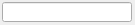
   <widget class="caFrame" name="caFrame_13">
    <property name="geometry">
     <rect>
      <x>455</x>
      <y>205</y>
      <width>135</width>
      <height>25</height>
     </rect>
    </property>
    <widget class="caGraphics" name="caRectangle_22">
     <property name="geometry">
      <rect>
       <x>0</x>
       <y>0</y>
       <width>133</width>
       <height>23</height>
      </rect>
     </property>
     <property name="foreground">
      <color>
       <red>160</red>
       <green>18</green>
       <blue>7</blue>
      </color>
     </property>
     <property name="linestyle" stdset="0">
      <enum>caGraphics::Solid</enum>
     </property>
     <property name="lineSize">
      <number>1</number>
     </property>
     <property name="lineColor">
      <color>
       <red>160</red>
       <green>18</green>
       <blue>7</blue>
      </color>
     </property>
     <property name="form">
      <enum>caGraphics::Rectangle</enum>
     </property>
     <property name="background" stdset="0">
      <color alpha="0">
       <red>160</red>
       <green>18</green>
       <blue>7</blue>
      </color>
     </property>
    </widget>
    <widget class="caFrame" name="caFrame_14">
     <property name="geometry">
      <rect>
       <x>2</x>
       <y>2</y>
       <width>130</width>
       <height>22</height>
      </rect>
     </property>
     <widget class="caLineEdit" name="caLineEdit_34">
      <property name="geometry">
       <rect>
        <x>0</x>
        <y>0</y>
        <width>130</width>
        <height>20</height>
       </rect>
      </property>
      <property name="alignment">
       <set>Qt::AlignAbsolute|Qt::AlignRight|Qt::AlignTrailing|Qt::AlignVCenter</set>
      </property>
      <property name="channel" stdset="0">
       <string>EMJCYV:IST:2</string>
      </property>
      <property name="foreground">
       <color>
        <red>82</red>
        <green>218</green>
        <blue>59</blue>
       </color>
      </property>
      <property name="background">
       <color>
        <red>0</red>
        <green>0</green>
        <blue>0</blue>
       </color>
      </property>
      <property name="colorMode">
       <enum>caLineEdit::Alarm_Static</enum>
      </property>
      <property name="precision">
       <number>2</number>
      </property>
      <property name="precisionMode">
       <enum>caLineEdit::User</enum>
      </property>
      <property name="limitsMode">
       <enum>caLineEdit::Channel</enum>
      </property>
      <property name="maxValue">
       <double>1.000000000000000</double>
      </property>
      <property name="minValue">
       <double>0.000000000000000</double>
      </property>
      <property name="fontScaleMode">
       <enum>caLineEdit::Height</enum>
      </property>
      <property name="unitsEnabled">
       <bool>true</bool>
      </property>
      <property name="formatType">
       <enum>caLineEdit::decimal</enum>
      </property>
     </widget>
    </widget>
   </widget>
